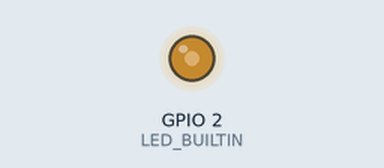
A program run on a simulated ESP8266 (NodeMCU). On the bench: output pins drawn as LEDs (lit = HIGH, except the on-board LED, lit = LOW). WiFi joins after 1.5 s; servers stay silent unless stated; storage starts empty; no MQTT or app messages arrive unless stated; what the program prints to the serial monitor is not drawn.

Above: at 0.2 s.
Timing chart, 0 to 6.6 s (numbered marks = the images above):
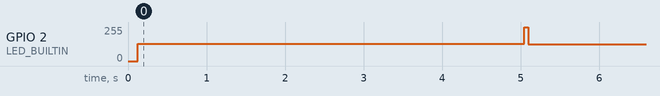

Measured:
- by itself, GPIO 2 (LED_BUILTIN): 0/255 → 128/255 at 0.12 s, → 125/255 4.9 s later

The program:

main.cpp
```cpp
// External libraries
#include <ESP8266WiFi.h>
#include <PubSubClient.h>
#include <Wire.h>
#include <LittleFS.h>

// Internal dependencies
#include <Vessel.h>
#include <MessageService.h>

// Wireless Network Credentials
const char *ssid = "*";
const char *wifiPassword = "********";

WiFiEventHandler gotIpEventHandler, disconnectedEventHandler;
WiFiClient wifiClient;

PubSubClient mqClient(wifiClient); // Obsolete, will be implemented in MessageService

const char username[] = "user";
const char password[] = "password";
const char serverUrl[] = "serverUrl";
const char rootInTopic[] = "inTopic";
const char rootOutTopic[] ="outTopic";

MessageService msgService(wifiClient, serverUrl, username, password, rootInTopic, rootOutTopic);

bool ledState;
long lastReconnectAttempt = 0;

// Async RTD registry
uint16_t rtdRegistry[3];

Vessel mlt("mlt", 14);                       // Mash / Lauter Tun
Vessel hlt("hlt", 12, &mlt.output, &mlt.at); // Hot Liquor Tank
Vessel bk("bk", 16);                        // Boil Kettle

// MQTT Message handler method
void handleMessage(char *topic, byte *payload, unsigned int length)
{
}

// MQTT Reconnecting method
boolean reconnect()
{
  if (mqClient.connect("esp8266Client"))
  {
    // Once connected, publish an announcement...
    mqClient.publish("outTopic", "hello world");
    // ... and resubscribe
    mqClient.subscribe("#");
  }
  return mqClient.connected();
}

void setup()
{
  // Open serial communication for debugging
  Serial.begin(115200);
  Serial.println();

  // LED Indicator for debugging
  pinMode(LED_BUILTIN, OUTPUT);

  gotIpEventHandler = WiFi.onStationModeGotIP([](const WiFiEventStationModeGotIP &event)
                                              {
    Serial.print(F("Station connected, IP: "));
    Serial.println(WiFi.localIP()); });

  disconnectedEventHandler = WiFi.onStationModeDisconnected([](const WiFiEventStationModeDisconnected &event)
                                                            { Serial.println("Station disconnected"); });

  Serial.printf("Connecting to %s ...\n", ssid);
  WiFi.begin(ssid, wifiPassword);

  mqClient.setServer("raspberrypi", 1883);
  mqClient.setCallback(handleMessage);

  lastReconnectAttempt = 0;
}

void loop()
{
  if (!mqClient.connected() && WiFi.status() == WL_CONNECTED)
  {
    long now = millis();
    if (now - lastReconnectAttempt > 5000)
    {
      lastReconnectAttempt = now;
      Serial.println("Attempting MQTT reconnect...");
      // Attempt to reconnect
      if (reconnect())
      {
        lastReconnectAttempt = 0;
        Serial.println("Connected!");
      }
      else
      {
        Serial.println("Unable to reconnect :(");
      }
    }
  }
  else
  {
    // Client connected
    mqClient.loop();
  }

  hlt.compute();
  mlt.compute();
  bk.compute();

  digitalWrite(LED_BUILTIN, ledState);
  ledState = !ledState;
}
```
